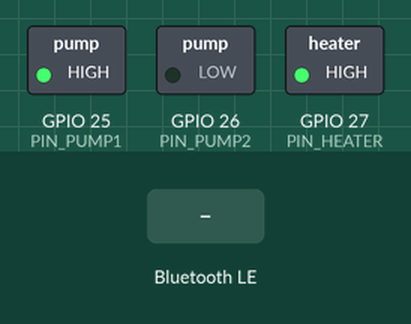
Recording of a sketch running on a simulated ESP32. On the bench: switched loads named in the sketch (green lamp = pin HIGH). The inputs (shaded band) are chosen by the test bench. Nothing arrives over Bluetooth unless stated; a phone connects over Bluetooth LE 3 s after start; what the sketch prints to the serial monitor is not drawn.

Above: at 1.2 s.
1.3 s: Bluetooth LE write "heaterMode" received
3.5 s: Bluetooth LE write "oxygenMode" received
5.0 s: Bluetooth LE write "pump1Mode" received
Timing chart, 0 to 8.0 s (numbered marks = the images above; inputs shaded):
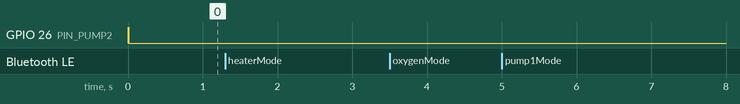

Measured:
- after the input at 1.3 s, every drawn part: stays the same
- after the input at 3.5 s, every drawn part: stays the same
- after the input at 5.0 s, every drawn part: stays the same

The sketch:

B_board.ino
```cpp
// ===================================================================
//  ESP32 B보드 (BLE 전용) — ESP-NOW 수신 + 블루투스(BLE) 서버
//  -----------------------------------------------------------------
//  A보드 → (ESP-NOW, 채널1) → B보드 : 조도/탁도/pH/수위 (수온 제거)
//  B보드 → BLE(기기명 "AquaControl") → 폰 앱 직접 연결
//    status 특성(notify) : 상태 JSON 푸시
//    cmd    특성(write)  : "key=value" 명령 수신 (히터 수동 ON/OFF만 지원)
//  -----------------------------------------------------------------
//  하드웨어: ESP32 WROOM-32 + 3채널 릴레이 모듈 (LOW 트리거)
//  배선 원칙(안정성): 릴레이 VCC/GND·ESP32를 공통 GND 버스로 1점 접지 +
//    릴레이 모듈 VCC-GND 사이 10uF/0.1uF 디커플링으로 코일 스파이크 흡수.
//  핀: IO25=펌프1(급수)/CH1, IO26=펌프2(순환)/CH2, IO27=히터/CH3  (LOW=ON)
//      산소(oxygen)는 핀 없는 로직 전용 (상태/타이머만, 출력 안 함)
//  ※ 필요한 라이브러리: Library Manager에서 "NimBLE-Arduino" 설치
// ===================================================================
#include <esp_now.h>
#include <WiFi.h>
#include "esp_wifi.h"
#include "esp_mac.h"
#include <NimBLEDevice.h>
#include "SensorPacket.h"

#define WIFI_CHANNEL 1
#define PIN_PUMP1  25   // 급수 (릴레이 CH1)
#define PIN_PUMP2  26   // 순환 (릴레이 CH2)
#define PIN_HEATER 27
const bool RELAY_LOW_TRIG = true;   // 반대로 동작하면 false

// 앱과 동일한 BLE UUID (Nordic UART 형식)
#define SVC_UUID    "6e400001-b5a3-f393-e0a9-e50e24dcca9e"
#define CMD_UUID    "6e400002-b5a3-f393-e0a9-e50e24dcca9e"  // 앱 → 보드 (write)
#define STATUS_UUID "6e400003-b5a3-f393-e0a9-e50e24dcca9e"  // 보드 → 앱 (notify)

SensorData sensor = {};
unsigned long lastRecv = 0;
bool haveData = false;
bool legacySensorPacket = false;

// 제어 상태 (앱이 cmd로 변경) — 0=끄기 1=켜기 2=자동
// 히터는 수온 센서 제거에 따라 0=OFF, 1=수동 ON만 허용. 부팅 기본 OFF.
int   heaterMode = 0, oxygenMode = 2, pump1Mode = 2, pump2Mode = 2;
int   oxyOn = 15, oxyOff = 15, circOn = 5, circOff = 25;

bool heaterOn = false, oxygenOn = false, pump1On = false, pump2On = false;
unsigned long circTimer = 0; bool circPhase = true;
unsigned long oxyTimer  = 0; bool oxyPhase  = true;

NimBLECharacteristic* pStatus = nullptr;
bool bleConnected = false;

void drive(int pin, bool on) {
  int lvl = (on ^ RELAY_LOW_TRIG) ? HIGH : LOW;
  digitalWrite(pin, lvl);
}

// ---------------- 제어 로직 ----------------
void control() {
  unsigned long ce = (millis() - circTimer) / 60000UL;
  if (circPhase  && ce >= (unsigned)circOn)  { circPhase = false; circTimer = millis(); }
  if (!circPhase && ce >= (unsigned)circOff) { circPhase = true;  circTimer = millis(); }

  unsigned long oe = (millis() - oxyTimer) / 60000UL;
  if (oxyPhase  && oe >= (unsigned)oxyOn)  { oxyPhase = false; oxyTimer = millis(); }
  if (!oxyPhase && oe >= (unsigned)oxyOff) { oxyPhase = true;  oxyTimer = millis(); }

  heaterOn = (heaterMode == 1);

  // 급수: 수위 부족(0)이면 급수, 적정 수위(1)로 올라오면 정지
  if (pump1Mode == 2) pump1On = haveData && sensor.waterLevel == 0;
  else                pump1On = (pump1Mode == 1);

  if (pump2Mode == 2) pump2On = circPhase;                           // 순환(주기)
  else                pump2On = (pump2Mode == 1);

  if (oxygenMode == 2) oxygenOn = oxyPhase;   // 산소(논리 전용, 핀 없음)
  else                 oxygenOn = (oxygenMode == 1);

  drive(PIN_PUMP1,  pump1On);
  drive(PIN_PUMP2,  pump2On);
  drive(PIN_HEATER, heaterOn);
}

String boolStr(bool b) { return b ? "true" : "false"; }

String statusJson() {
  String j = "{";
  j += "\"tempSensorEnabled\":false,\"heaterAutoSupported\":false,";
  j += "\"sensorOnline\":" + boolStr(haveData) + ",";
  j += "\"sensorProtocol\":" + String(legacySensorPacket ? 1 : 2) + ",";
  j += "\"ph\":"    + (haveData ? String(sensor.ph, 2) : String("null")) + ",";
  j += "\"turb\":"  + (haveData ? String(sensor.turbidity, 0) : String("null")) + ",";
  j += "\"lux\":"   + (haveData ? String(sensor.lux, 0) : String("null")) + ",";
  j += "\"level\":" + (haveData ? String(sensor.waterLevel) : String("null")) + ",";
  j += "\"heaterMode\":" + String(heaterMode) + ",";
  j += "\"oxygenMode\":" + String(oxygenMode) + ",";
  j += "\"pump1Mode\":"  + String(pump1Mode) + ",";
  j += "\"pump2Mode\":"  + String(pump2Mode) + ",";
  j += "\"oxyOn\":"  + String(oxyOn) + ",";
  j += "\"oxyOff\":" + String(oxyOff) + ",";
  j += "\"circOn\":" + String(circOn) + ",";
  j += "\"circOff\":"+ String(circOff) + ",";
  j += "\"heaterOn\":" + boolStr(heaterOn) + ",";
  j += "\"oxygenOn\":" + boolStr(oxygenOn) + ",";
  j += "\"pump1On\":"  + boolStr(pump1On) + ",";
  j += "\"pump2On\":"  + boolStr(pump2On);
  j += "}";
  return j;
}

void applyKey(const String& k, const String& v) {
  if (k == "heaterMode") {
    if (v != "0" && v != "1") {
      Serial.println("[명령 거부] 수온 센서가 없어 히터 자동 모드는 지원하지 않습니다.");
      return;
    }
    heaterMode = v.toInt();
  }
  else if (k == "oxygenMode") oxygenMode = v.toInt();
  else if (k == "pump1Mode")  pump1Mode  = v.toInt();
  else if (k == "pump2Mode")  pump2Mode  = v.toInt();
  else if (k == "tempSet") {
    Serial.println("[명령 거부] 수온 센서와 목표 수온 설정이 제거되었습니다.");
    return;
  }
  else if (k == "oxyOn")      oxyOn      = v.toInt();
  else if (k == "oxyOff")     oxyOff     = v.toInt();
  else if (k == "circOn")     circOn     = v.toInt();
  else if (k == "circOff")    circOff    = v.toInt();
}

// 상태 JSON을 20바이트씩 쪼개 notify (+ 끝에 줄바꿈) — 앱이 '\n' 기준으로 조립
void notifyStatus() {
  if (!bleConnected || !pStatus) return;
  String j = statusJson() + "\n";
  const int CH = 20;
  for (int i = 0; i < (int)j.length(); i += CH) {
    int end = i + CH; if (end > (int)j.length()) end = j.length();
    String part = j.substring(i, end);
    pStatus->setValue((uint8_t*)part.c_str(), part.length());
    pStatus->notify();
    delay(8);
  }
}

// ---------------- BLE 콜백 (NimBLE 2.x) ----------------
class CmdCB : public NimBLECharacteristicCallbacks {
  void onWrite(NimBLECharacteristic* c, NimBLEConnInfo& info) override {
    String v = String(c->getValue().c_str());
    v.trim();                          // \r\n 제거
    Serial.printf("[CMD수신] '%s'\n", v.c_str());   // ← 명령 도착 확인용
    int eq = v.indexOf('=');
    if (eq > 0) {
      applyKey(v.substring(0, eq), v.substring(eq + 1));
      control();
      Serial.printf("  현재 설정 -> heaterMode:%d pump1:%d pump2:%d circOn:%d circOff:%d\n",
                    heaterMode, pump1Mode, pump2Mode, circOn, circOff);
    }
  }
};

class SrvCB : public NimBLEServerCallbacks {
  void onConnect(NimBLEServer* s, NimBLEConnInfo& info) override { bleConnected = true; }
  void onDisconnect(NimBLEServer* s, NimBLEConnInfo& info, int reason) override {
    bleConnected = false;
    NimBLEDevice::startAdvertising();  // 끊기면 다시 광고
  }
};

// ---------------- ESP-NOW ----------------
void onRecv(const esp_now_recv_info_t *info, const uint8_t *incoming, int len) {
  if (len > 0 && decodeSensorPacket(incoming, (size_t)len, sensor, legacySensorPacket)) {
    lastRecv = millis();
    haveData = true;
  }
}

void setup() {
  Serial.begin(115200);
  pinMode(PIN_PUMP1, OUTPUT); pinMode(PIN_PUMP2, OUTPUT); pinMode(PIN_HEATER, OUTPUT);
  drive(PIN_PUMP1, false); drive(PIN_PUMP2, false); drive(PIN_HEATER, false);

  // 시리얼 포트를 열 때 재부팅될 수 있으므로 자동 출력 자가테스트는 하지 않음.
  Serial.println("수온 센서 사용 안 함 / 히터 기본 OFF·수동 제어 / 자동 부팅 자가테스트 없음");

  // WiFi STA: ESP-NOW 수신 전용 (핫스팟/서버 없음)
  WiFi.mode(WIFI_STA);
  esp_wifi_set_channel(WIFI_CHANNEL, WIFI_SECOND_CHAN_NONE);
  uint8_t mac[6];
  esp_read_mac(mac, ESP_MAC_WIFI_STA);
  Serial.printf("B보드 STA MAC: %02X:%02X:%02X:%02X:%02X:%02X (A보드에 입력)\n",
                mac[0], mac[1], mac[2], mac[3], mac[4], mac[5]);
  if (esp_now_init() != ESP_OK) { Serial.println("ESP-NOW 초기화 실패"); return; }
  esp_now_register_recv_cb(onRecv);

  // BLE 서버 (ESP-NOW와 동시 동작)
  NimBLEDevice::init("AquaControl");
  NimBLEServer* server = NimBLEDevice::createServer();
  server->setCallbacks(new SrvCB());
  NimBLEService* svc = server->createService(SVC_UUID);
  pStatus = svc->createCharacteristic(STATUS_UUID, NIMBLE_PROPERTY::NOTIFY);
  NimBLECharacteristic* pCmd =
      svc->createCharacteristic(CMD_UUID, NIMBLE_PROPERTY::WRITE | NIMBLE_PROPERTY::WRITE_NR);
  pCmd->setCallbacks(new CmdCB());
  svc->start();

  // 광고엔 기기명만 (128bit 서비스 UUID는 31바이트 초과로 이름이 가려질 수 있어 제외)
  // 앱은 기기명 "AquaControl" 로 검색하고, 서비스는 연결 후 검색함
  NimBLEAdvertising* adv = NimBLEDevice::getAdvertising();
  adv->setName("AquaControl");
  adv->enableScanResponse(true);
  bool advOk = adv->start();
  Serial.println(advOk ? "BLE 광고 시작: AquaControl" : "BLE 광고 시작 실패!");

  circTimer = oxyTimer = millis();
}

void loop() {
  if (millis() - lastRecv > 15000) haveData = false;  // 급수 AUTO만 수신 유효성 사용
  control();
  static unsigned long t = 0, td = 0;
  if (millis() - t >= 1000) { t = millis(); notifyStatus(); }  // 1초마다 상태 푸시

  // 2초마다 모드·계산결과·실제 핀 출력을 한 줄로 표시 (제어 진단)
  if (millis() - td >= 2000) {
    td = millis();
    Serial.printf("[상태] mode P1:%d P2:%d H:%d | on P1:%d P2:%d H:%d | pin25:%d pin26:%d pin27:%d | lvl:%d haveData:%d\n",
      pump1Mode, pump2Mode, heaterMode,
      pump1On, pump2On, heaterOn,
      digitalRead(PIN_PUMP1), digitalRead(PIN_PUMP2), digitalRead(PIN_HEATER),
      sensor.waterLevel, haveData);
    Serial.println(statusJson()); // PC 점검 프로그램이 센서/설정/보고 출력을 읽는 JSON
  }
  delay(20);
}
```

SensorPacket.h
```cpp
#pragma once
#include <stdint.h>
#include <stddef.h>
#include <string.h>

// 수온이 없는 현재 패킷. A/B의 헤더는 동일하게 유지합니다.
struct SensorData {
  float lux;
  float turbidity;
  float ph;
  int32_t waterLevel;
};
static_assert(sizeof(SensorData) == 16, "Unexpected sensor packet layout");

// 기존 A보드의 20바이트 패킷도 수신하되 첫 수온 필드는 사용하지 않습니다.
inline bool decodeSensorPacket(const uint8_t* bytes, size_t length,
                               SensorData& output, bool& legacy) {
  if (!bytes || (length != 16 && length != 20)) return false;
  SensorData candidate;
  const bool isLegacy = length == 20;
  memcpy(&candidate, bytes + (isLegacy ? 4 : 0), sizeof(candidate));
  if (candidate.waterLevel != 0 && candidate.waterLevel != 1) return false;
  output = candidate;
  legacy = isLegacy;
  return true;
}
```
